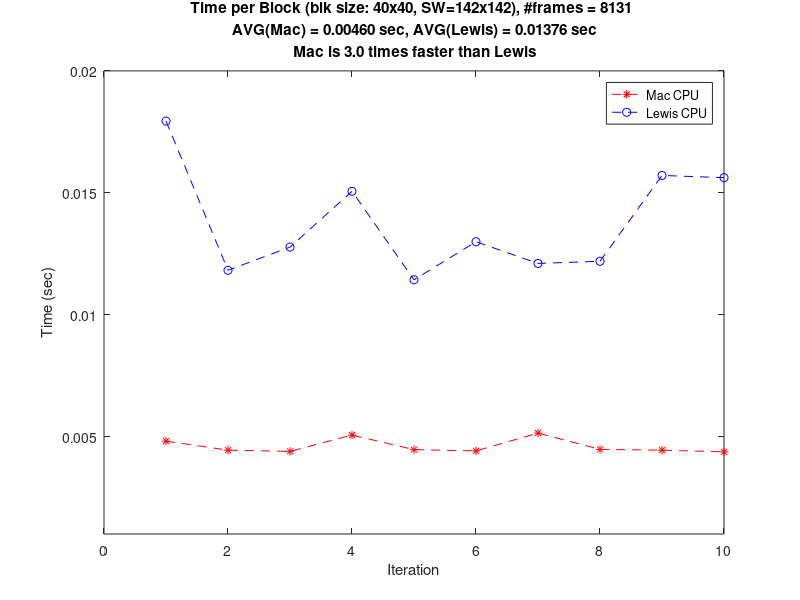
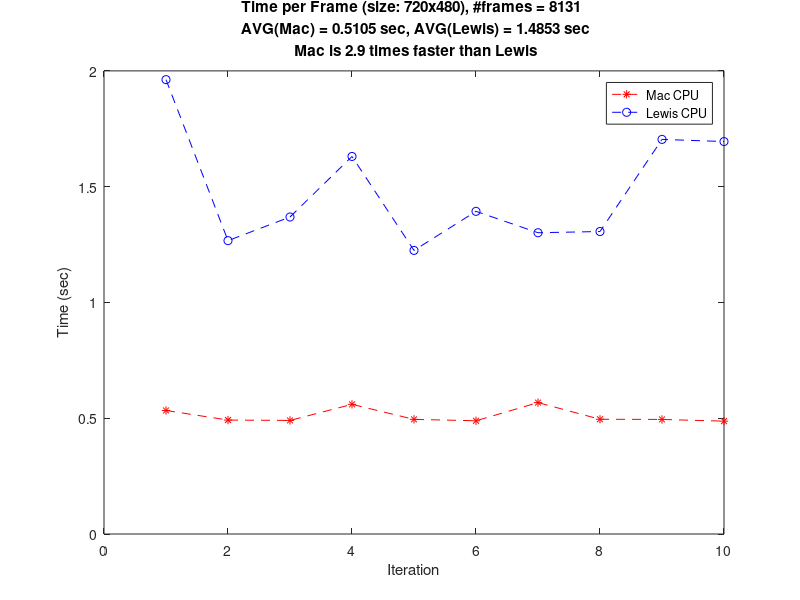

The MATLAB source for these figures, in order:
clc; clear all; close all;
%%-------------------------------------------------------------------------
%--TT_40x142: Total Time for all blocks of size 40x40 and beach window 142x142 in a whole sequence
%--noBlock_40x142: Total number of blocks of size 40x40 and beach window 142x142 in a whole sequence
%--TPBlock_40x142: Average time per block of size 40x40 and beach window 142x142 

%--TT: Total time for all blocks of all size in a whole sequence
%--noFrame: number of frames in a sequence
%--TPFrame: Average time per frame 
%%-------------------------------------------------------------------------


%--TT_40x142, noBlock_40x142,  TPBlock_40x142, TotalTime, noFrame, TimePerFrame
 mac1=[3206.81, 666141, 0.00481,  4337.55, 8131, 0.53346];
 mac2=[2955.05, 665905, 0.00444,  4000.93, 8131, 0.49206];
 mac3=[2925.04, 665956, 0.00439,  3988.04, 8131, 0.49047];
 mac4=[3366.85, 666016, 0.00506,  4552.82, 8131, 0.55993];
 mac5=[2969.97, 665747, 0.00446,  4025.37, 8131, 0.49506];
 mac6=[2936.64, 665767, 0.00441,  3976.24, 8131, 0.48902];
 mac7=[3421.64, 666185, 0.00514,  4613.57, 8131, 0.56740];
 mac8=[2974.22, 665576, 0.00447,  4029.46, 8131, 0.49557];
 mac9=[2960.01, 666048, 0.00444,  4022.64, 8131, 0.49473];
mac10=[2911.78, 666048, 0.00437,  3962.65, 8131, 0.48735];

mac=[mac1; mac2; mac3; mac4; mac5; mac6; mac7; mac8; mac9; mac10];

%--------------------------------------------------------------------------
 lewis1=[ 11943.42,  665576,   0.01794,  15954.71,  8131,   1.96221  ];
 lewis2=[  7866.21,  665576,   0.01182,  10301.23,  8131,   1.26691  ];
 lewis3=[  8497.47,  665576,   0.01277,  11131.27,  8131,   1.36899  ];
 lewis4=[ 10021.60,  665576,   0.01506,  13256.89,  8131,   1.63041  ];
 lewis5=[  7607.10,  665576,   0.01143,   9958.07,  8131,   1.22470  ];
 lewis6=[  8643.89,  665576,   0.01299,  11329.69,  8131,   1.39339  ];
 lewis7=[  8052.95,  665576,   0.01210,  10579.28,  8131,   1.30110  ];
 lewis8=[  8110.28,  665576,   0.01219,  10621.39,  8131,   1.30628  ];
 lewis9=[ 10454.38,  665576,   0.01571,  13856.35,  8131,   1.70414  ];
lewis10=[ 10394.67,  665576,   0.01562,  13780.89,  8131,   1.69486  ];

lewis=[lewis1; lewis2; lewis3; lewis4; lewis5; lewis6; lewis7; lewis8; lewis9; lewis10 ];

%% per block
avg_mac_block=mean(mac(:,3)); 
avg_lewis_block=mean(lewis(:,3)); 

figure, plot(1:10, mac(:,3),'r--*',1:10,lewis(:,3),'b--o')
title(sprintf('Time per Block (blk size: 40x40, SW=142x142), #frames = 8131 \n AVG(Mac) = %6.5f sec, AVG(Lewis) = %6.5f sec\n Mac is %2.1f times faster than Lewis', avg_mac_block, avg_lewis_block, avg_lewis_block/avg_mac_block));
ylim([0.001 0.020])
xlabel('Iteration')
ylabel('Time (sec)')
legend('Mac CPU','Lewis CPU')
print(sprintf('TPBlock'), '-dpng')

%% per block
avg_mac_frame=mean(mac(:,6)); 
avg_lewis_frame=mean(lewis(:,6)); 

figure, plot(1:10, mac(:,6),'r--*',1:10,lewis(:,6),'b--o')
title('Time per Frame (size: 720x480)');
title(sprintf('Time per Frame (size: 720x480), #frames = 8131 \n AVG(Mac) = %5.4f sec, AVG(Lewis) = %5.4f sec\n Mac is %2.1f times faster than Lewis', avg_mac_frame, avg_lewis_frame, avg_lewis_frame/avg_mac_frame));
ylim([0 2])
xlabel('Iteration')
ylabel('Time (sec)')
legend('Mac CPU','Lewis CPU')
print(sprintf('TPFrame'), '-dpng')


